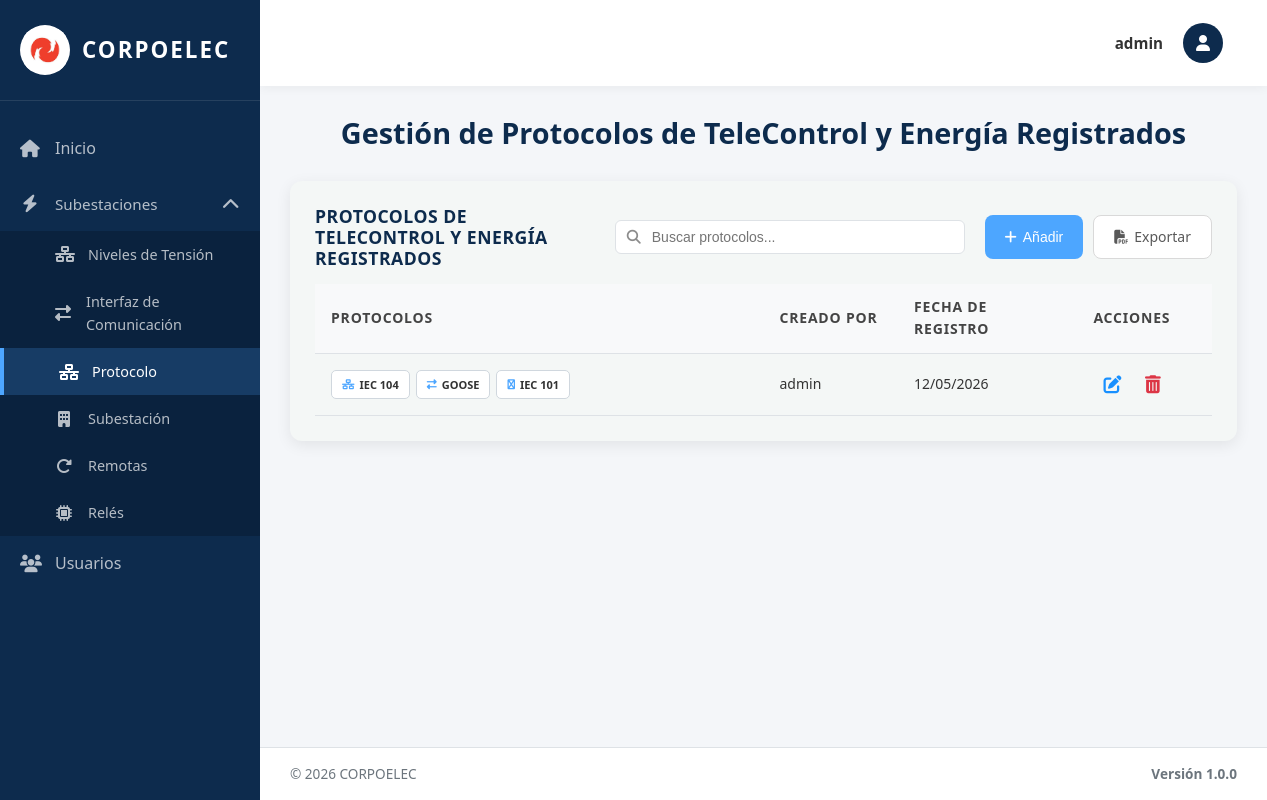
Page /protocolo/ (signed in) on the earlier database version.
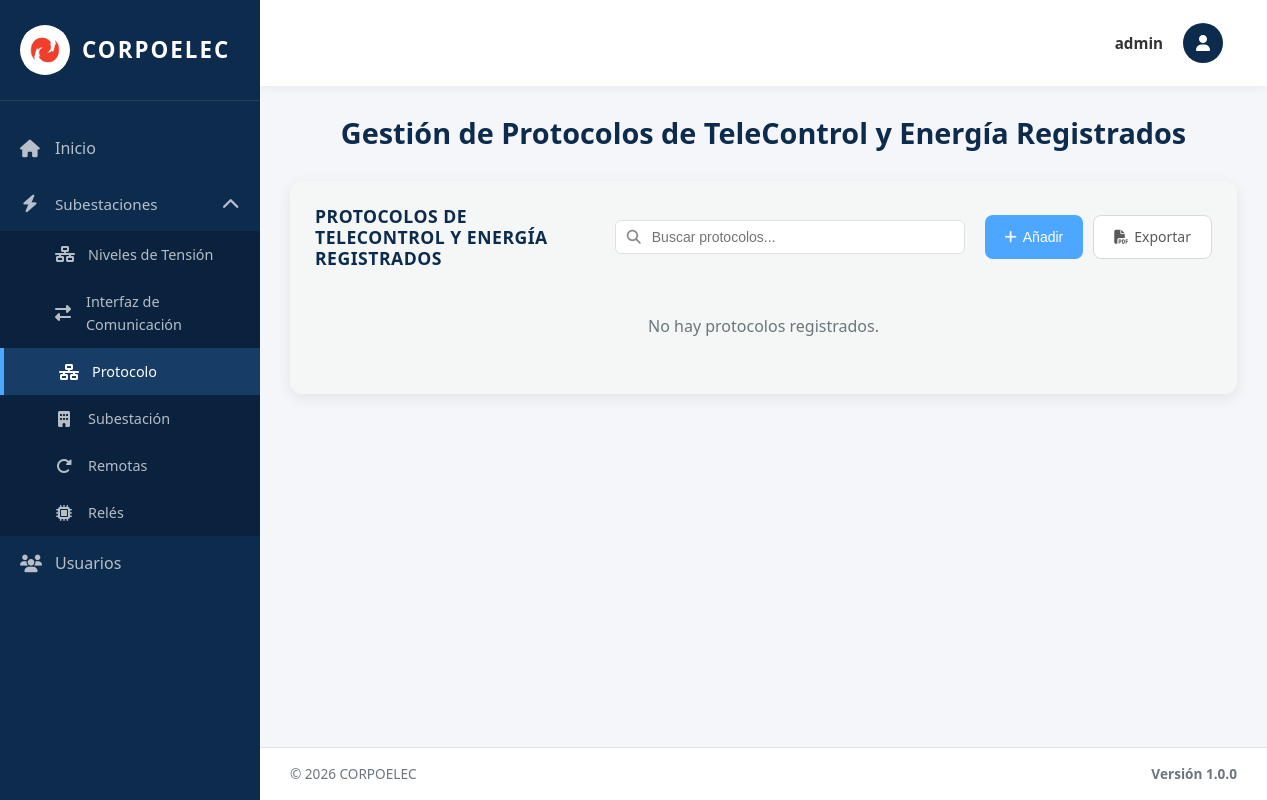
Same page on the later database version.
### equipos/models.py (models this page shows, shortened)
class Protocolo(models.Model):
    TIPO_CHOICES = [
        ('104', 'IEC 104'),
        ('DNP', 'DNP3'),
        ('GOOSE', 'GOOSE'),
        ('101', 'IEC 101'),
        ('MODBUS', 'Modbus'),
    ]
    Id_Protocolo = models.AutoField(primary_key=True)  # Identificador único
    Id_Interfaz = models.ForeignKey(InterfazDeComunicacion, on_delete=models.SET_NULL, null=True, blank=True, related_name='protocolos', verbose_name='Interfaz')  # Interface asociada - SET_NULL permite eliminar interfaz sin borrar protocolos
    Tipo = models.CharField(max_length=10, choices=TIPO_CHOICES, verbose_name='Tipo de Protocolo')  # Tipo de protocolo (enumerado)
    Estado = models.CharField(max_length=50, default='Activo', verbose_name='Estado')  # Estado operativo
    Fecha_Reg = models.DateField(auto_now_add=True, verbose_name='Fecha de Registro')  # Fecha de registro automática
    creado_por = models.ForeignKey(User, on_delete=models.SET_NULL, null=True, blank=True, related_name='protocolos_creados')  # Usuario que creó el registro
    Activo = models.BooleanField(default=True, verbose_name='Activo')  # Para eliminación lógica
    class Meta:
        verbose_name = 'Protocolo de Comunicación'
        verbose_name_plural = 'Protocolos de Comunicación'
        ordering = ['Id_Protocolo']  # Orden por ID ascendente

class InterfazDeComunicacion(models.Model):
    TIPO_INTERFAZ_CHOICES = [
        ('PUERTOS', 'Puertos de Comunicación'),
        ('PROTOCOLOS', 'Protocolos de Comunicación'),
    ]
    Id_Interfaz = models.AutoField(primary_key=True, serialize=False)  # Identificador único (PK)
    Puertos_C = models.IntegerField(default=0, verbose_name='Cantidad de Puertos')  # Contador de puertos
    Fecha_Reg = models.DateField(auto_now_add=True)  # Fecha de registro automática
    creado_por = models.ForeignKey(User, on_delete=models.SET_NULL, null=True, blank=True, related_name='interfaces_creadas')  # Usuario que creó el registro
    Tipo_Interfaz = models.CharField(max_length=20, choices=TIPO_INTERFAZ_CHOICES, default='PUERTOS', verbose_name='Tipo de Interfaz')  # Tipo de interfaz
    Activo = models.BooleanField(default=True, verbose_name='Activo')  # Para eliminación lógica
    objects = models.Manager()
    activos = models.Manager()  # Manager por defecto para filtrar activos
    class Meta:
        verbose_name = 'Interfaz de Comunicación'
        verbose_name_plural = 'Interfaces de Comunicación'
        ordering = ['Id_Interfaz']  # Orden por ID ascendente

### equipos/views.py (the view, shortened to what this page needs)
# urls.py: path('protocolo/', protocolo_view, name='protocolo'),
@login_required(login_url='/login/')
@no_cache
def protocolo_view(request):
    interfaces = InterfazDeComunicacion.objects.filter(Tipo_Interfaz='PROTOCOLOS', Activo=True).prefetch_related('protocolos').all().order_by('Id_Interfaz')
    paginator = Paginator(interfaces, 10)
    page_number = request.GET.get('page')
    page_obj = paginator.get_page(page_number)
    context = {
        'title': 'Protocolos',
        'page_obj': page_obj,
        'is_admin': request.user.is_superuser,
    }
    return render(request, 'protocolo.html', context)

### templates/protocolo.html (shortened to what this page needs)
{% extends 'base.html' %}
{% load static %}
{% block content %}
<div class="welcome-text">
  <h2>Gestión de Protocolos de TeleControl y Energía Registrados</h2>
</div>
<div class="table-section">
   <div class="table-header">
      <h3>PROTOCOLOS DE TELECONTROL Y ENERGÍA REGISTRADOS</h3>
      <div class="search-container">
        <input type="text" class="search-input" id="searchInput" placeholder="Buscar protocolos..." onkeyup="filterTable()">
      </div>
       <div style="display: flex; gap: 10px;">
         <button class="btn btn-primary btn-add-top" onclick="abrirModal()">
           <i class="fas fa-plus"></i> Añadir
         </button>
         <a href="{% url 'exportar_protocolo_pdf' %}" class="btn btn-secondary btn-add-top">
           <i class="fas fa-file-pdf"></i> Exportar
         </a>
       </div>
    </div>
    {% if page_obj.paginator.count > 0 %}
    <table class="data-table">
      <thead>
        <tr>
          <th width="50%">Protocolos</th>
          {% if is_admin %}<th width="15%">Creado Por</th>{% endif %}
          <th width="20%">Fecha de Registro</th>
          <th width="15%">Acciones</th>
        </tr>
      </thead>
      <tbody>
        {% for interfaz in page_obj %}
        <tr>
          <td>
            <div class="protocolos-container">
              {% for protocolo in interfaz.protocolos.all %}
              <span class="protocolo-badge">
                <span class="protocolo-icon">
                  {% if protocolo.Tipo == '104' %}<i class="fas fa-network-wired"></i>{% endif %}
                  {% if protocolo.Tipo == 'GOOSE' %}<i class="fas fa-exchange-alt"></i>{% endif %}
                  {% if protocolo.Tipo == '101' %}<i class="fas fa-usb"></i>{% endif %}
                </span>
                <span class="protocolo-text">{{ protocolo.get_Tipo_display }}</span>
              </span>
              {% empty %}
              <span class="no-data">Sin protocolos</span>
              {% endfor %}
            </div>
          </td>
          {% if is_admin %}<td>{{ interfaz.creado_por.username|default:"Sistema" }}</td>{% endif %}
          <td><span class="fecha-text">{{ interfaz.Fecha_Reg|date:"d/m/Y" }}</span></td>
          <td class="actions-cell">
            {% with protocolos_list=interfaz.protocolos.all %}
            <button type="button" class="btn-icon btn-edit" title="Editar" onclick="abrirModalEditar({{ interfaz.Id_Interfaz }}, '{% for p in protocolos_list %}{{ p.Tipo }}{% if not forloop.last %},{% endif %}{% endfor %}')">
              <i class="fas fa-edit"></i>
            </button>
            {% endwith %}
            <form method="post" style="display: inline;" onsubmit="return confirmarEliminacion(this);">
              <button type="submit" class="btn-icon btn-delete" title="Eliminar">
                <i class="fas fa-trash-alt"></i>
              </button>
            </form>
          </td>
        </tr>
        {% endfor %}
      </tbody>
    </table>
    {% else %}
    <p class="no-data">No hay protocolos registrados.</p>
    {% endif %}
  </div>
{% endblock %}

Differences in the rows shown:
removed InterfazDeComunicacion: creado_por.username "admin", Fecha_Reg "12/05/2026"
removed Protocolo: Tipo "IEC 104"
removed Protocolo: Tipo "GOOSE"
removed Protocolo: Tipo "IEC 101"
Other differences:
text no longer shown: "PROTOCOLOS CREADO POR FECHA DE REGISTRO ACCIONES"
text now shown: "No hay protocolos registrados."
